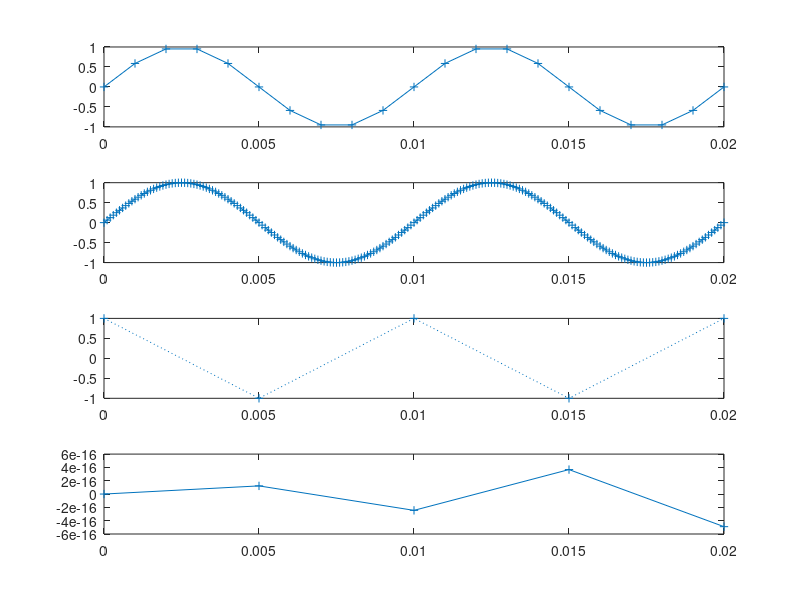

This figure's MATLAB source:

fx = 100; %Frecuencia de mi Señal
fs1 = 1000; %Frecuencia de muestreo ... 10 puntos definidos 
fs2 = 10000; % Frecuencia de muestreo ... 100 puntos definidos
fs3 = 200; % Frecuencia de muestreo ... 2 puntos definidos
dt1 = 1/fs1;  %Distancia entre puntos
dt2 = 1/fs2;  %Distancia entre puntos
dt3 = 1/fs3;  %Distancia entre puntos

xt1 = 0 : dt1 : 0.02 ; % Definicion de los limites sobre el eje X y los saltos
xt2 = 0 : dt2 : 0.02 ; % Definicion de los limites sobre el eje X y los saltos
xt3 = 0 : dt3 : 0.02 ; % Definicion de los limites sobre el eje X y los saltos
% 0.01 es el periodo de mi señal 
y1 = sin(2*pi*fx*xt1) % Funcion sin pura
y2 = sin(2*pi*fx*xt2) % Funcion sin pura
y3 = sin(2*pi*fx*xt3 + pi/2) % Funcion sin pura desfasamos 90 grados porq si no todos los puntos caerian en cero
y4 = sin(2*pi*fx*xt3 ) % Vemos valores cercanos a cero 
figure %Crea una nueva ventana
subplot(4,1,1);plot (xt1,y1,'-+');%Grafica de los valores xt e y
subplot(4,1,2);plot (xt2,y2,'--+')
subplot(4,1,3);plot (xt3,y3,':+')
subplot(4,1,4);plot (xt3,y4,'-+')